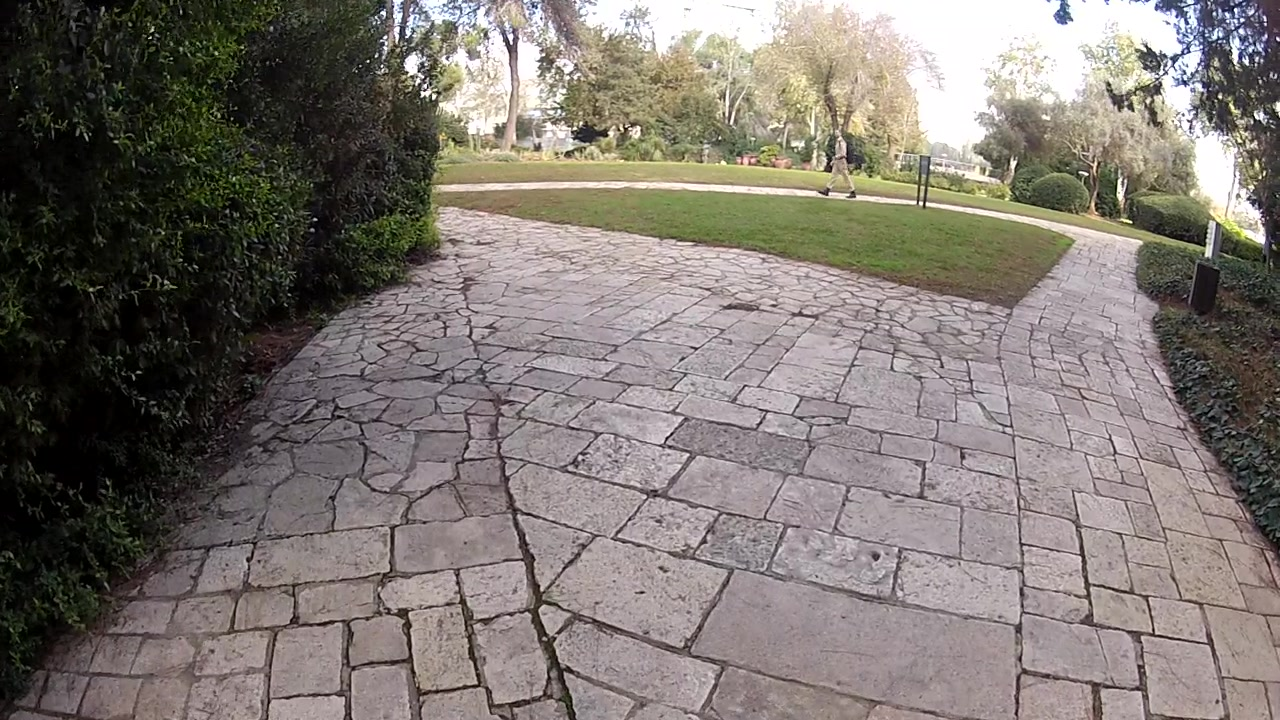
#> input picture Featureless/Images/a.jpg, 1280 x 720 px
$ python lk_flow.py Images/a.jpg Images/b.jpg   (Python 2 division)   (older library calls are emulated)
#> lines starting #> are read from the running program, lines starting #| are printed output that depends on the picture
import numpy as np
import cv2
import sys

if len(sys.argv) < 3:
	print "Format : python "+sys.argv[0]+" <image1> <image2>"
	exit()

try:
	img_in = cv2.imread(sys.argv[1])
#> img_in is the input picture: shape (720, 1280, 3); mean B, G, R 113.1, 118.6, 125.8
	img2_in = cv2.imread(sys.argv[2])
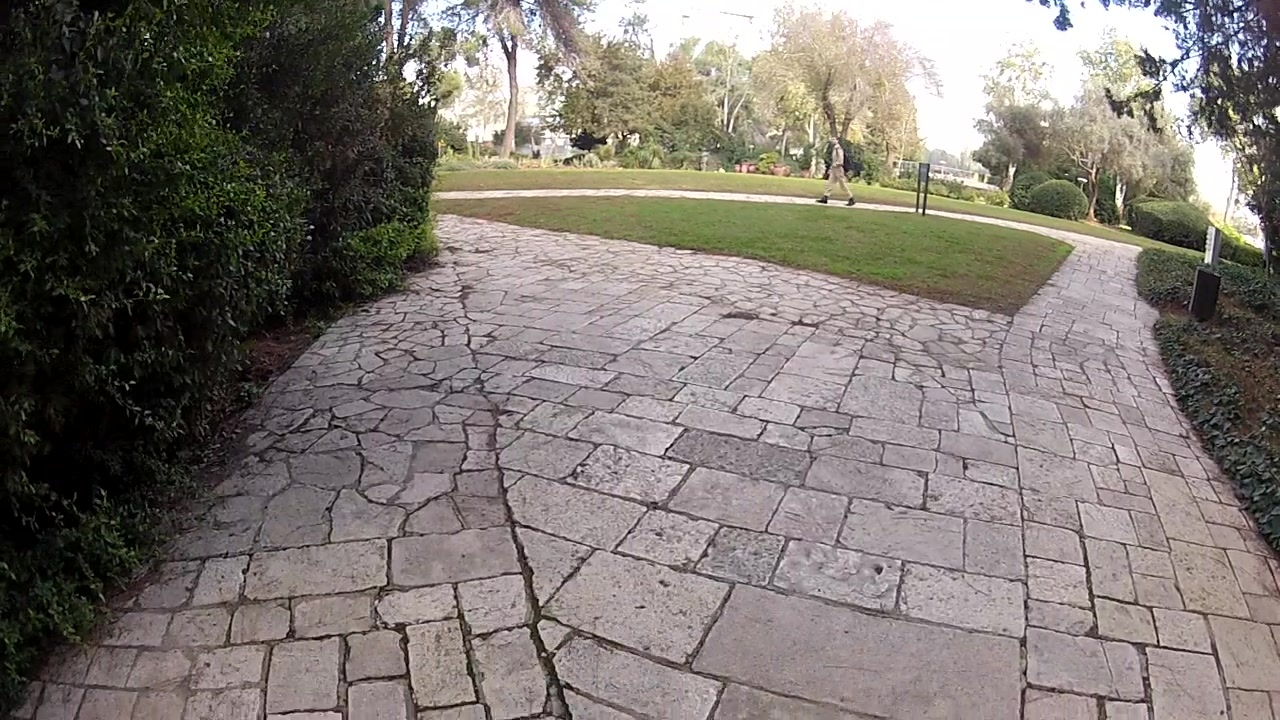
#> input picture Featureless/Images/b.jpg, 1280 x 720 px
#> img2_in is the input picture: shape (720, 1280, 3); mean B, G, R 113, 118.7, 125.5
except:
	print "I/O error"
	exit()

img = cv2.cvtColor(img_in, cv2.COLOR_BGR2GRAY)
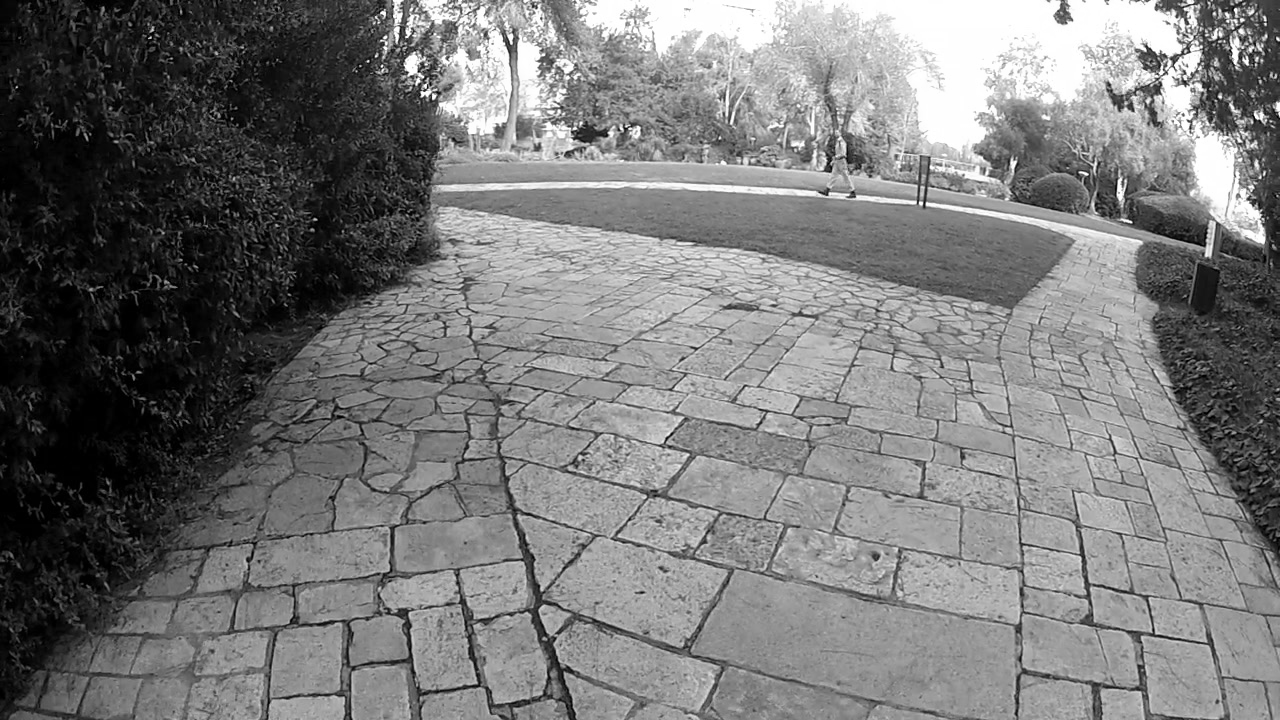
#> img: shape (720, 1280); min 0, max 255, mean 120.1
img2 = cv2.cvtColor(img2_in, cv2.COLOR_BGR2GRAY)
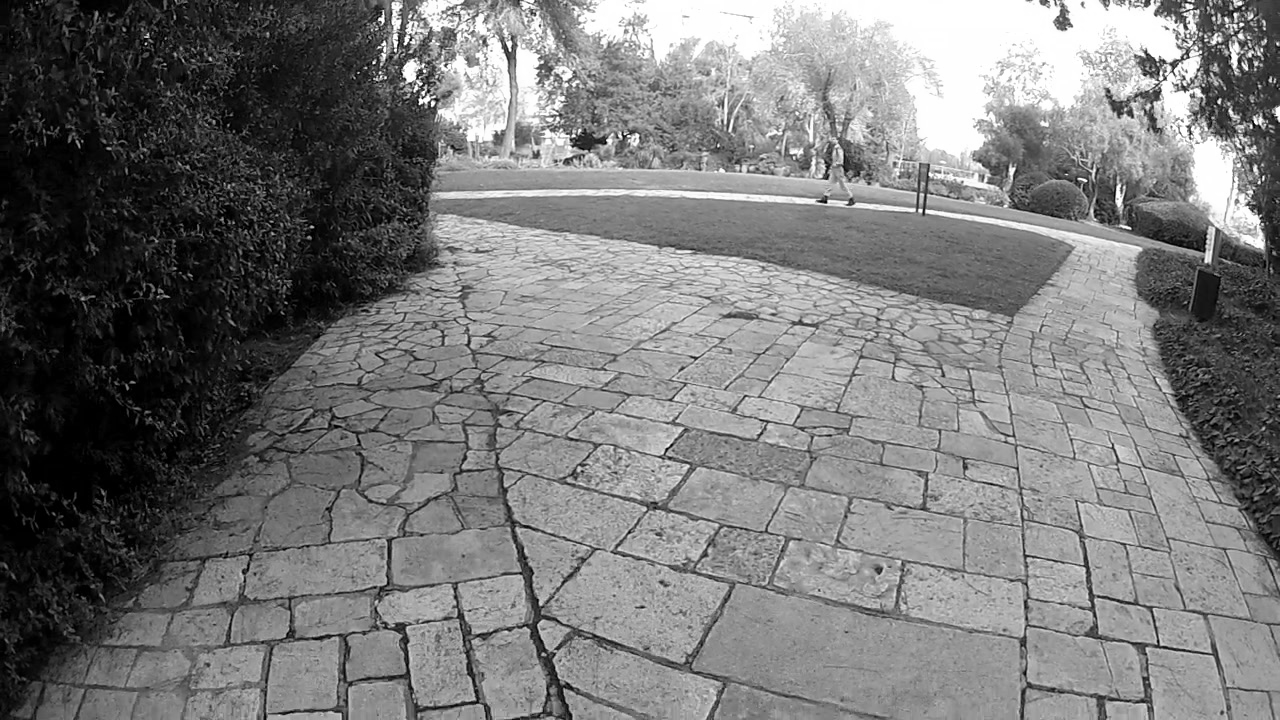
#> img2: shape (720, 1280); min 0, max 255, mean 120.1

def window_flow(window,window2,Ix=None,Iy=None):
	# Using the same A, as spatial derivatives remain the same
	It = np.zeros(window.shape)
	if Ix is None or Iy is None:
		Ix = cv2.Sobel(window,cv2.CV_64F,1,0,ksize=5)
		Iy = cv2.Sobel(window,cv2.CV_64F,0,1,ksize=5)

	It = window - window2
	Ix_Iy = np.sum(Ix*Iy)
	Ix_Ix = np.sum(np.square(Ix))
	Iy_Iy = np.sum(np.square(Iy))
	mat1 = np.matrix([[Ix_Ix,Ix_Iy],[Ix_Iy,Iy_Iy]])
	Ix_It = np.sum(Ix*It)
	Iy_It = np.sum(Iy*It)
	mat2 = np.matrix([[-Ix_It],[-Iy_It]])
	try:
		ans = np.linalg.inv(mat1) * mat2
	except:
		# Singular matrix - almost no motion
		ans = [0,0]
	return ans,Ix,Iy

def pyramid_transition(imag,imag2,initial,iters=10):
	iterations = 0
	u,v = initial
	M = np.float32([[1,0,u],[0,1,v]])
	imag = cv2.warpAffine(imag,M,(imag.shape[1],imag.shape[0]))
	temp = imag
	while iterations < iters:
		# Calculating Ix,Iy for first iteration of this level
		if iterations is 0:
			ret,Ix,Iy = window_flow(temp,imag2)
		else:
			ret = window_flow(temp,imag2,Ix,Iy)[0]
		u,v = u+ret[0],v+ret[1]
		M = np.float32([[1,0,u],[0,1,v]])
		# Warped original iamge by (u+del(u),v+del(v)) instead of warping new image by del(u),del(v)
		# , as rounding off errors keep accumulating
  		temp = cv2.warpAffine(imag,M,(imag.shape[1],imag.shape[0]))
		iterations += 1
	#A drift of (u,v) becomes (2u,2v) for a level above it
	return [u*2,v*2]


def pyramid(l1_1,l1_2):
	# Gaussian blur + downsample, to avoid aliasing
	kernel = np.ones((5,5),np.float32)/25
	l2_1,l2_2 = cv2.filter2D(l1_1,-1,kernel),cv2.filter2D(l1_2,-1,kernel)
	l2_1,l2_2 = l2_1[::2,::2],l2_2[::2,::2]
#> l2_1: shape (360, 640)
#> l2_2: shape (360, 640)
	l3_1,l3_2 = cv2.filter2D(l2_1,-1,kernel),cv2.filter2D(l2_2,-1,kernel)
	l3_1,l3_2 = l3_1[::2,::2],l3_2[::2,::2]
#> l3_1: shape (180, 320)
#> l3_2: shape (180, 320)
	l4_1,l4_2 = cv2.filter2D(l3_1,-1,kernel),cv2.filter2D(l3_2,-1,kernel)
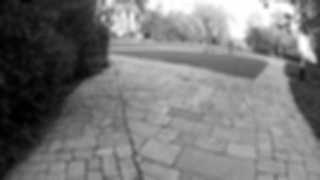
#> l4_2: shape (180, 320); min 0, max 255, mean 120.1
	l4_1,l4_2 = l4_1[::2,::2],l4_2[::2,::2]
#> l4_1: shape (90, 160)
#> l4_2: shape (90, 160)
	l5_1,l5_2 = cv2.filter2D(l4_1,-1,kernel),cv2.filter2D(l4_2,-1,kernel)
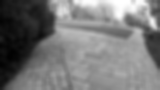
#> l5_1: shape (90, 160); min 2, max 255, mean 120.1
	l5_1,l5_2 = l5_1[::2,::2],l5_2[::2,::2]
#> l5_1: shape (45, 80)
#> l5_2: shape (45, 80)
	x = [0,0]
	x = pyramid_transition(l5_1,l5_2,x)
#> the loop in pyramid_transition, `while iterations < iters:` made 1 pass
#> (u, v) on pass 1: ([[-0.0251]], [[0.0825]])
#> pass 1, in window_flow, `Iy = cv2.Sobel(window,cv2.CV_64F,0,1,ksize=5)`:
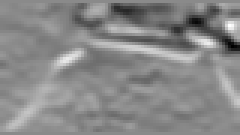
#> Iy: shape (45, 80) float64 (shown 3 times larger); min -4746, max 3991, mean -72.7; drawn with min black and max white
#> pass 1, in window_flow, `It = window - window2`:
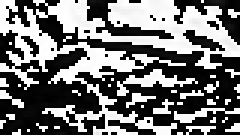
#> It: shape (45, 80) (shown 3 times larger); min 0, max 255, mean 114.5
#> after the loop in pyramid_transition, `while iterations < iters:`: iterations = 0
	x = pyramid_transition(l4_1,l4_2,x)
	x = pyramid_transition(l3_1,l3_2,x)
	x = pyramid_transition(l2_1,l2_2,x)
	x = pyramid_transition(l1_1,l1_2,x)
	return [i for i in x]

print "Calculating flow..."
#> (the run stopped early here; a loop or call above may not have finished)
